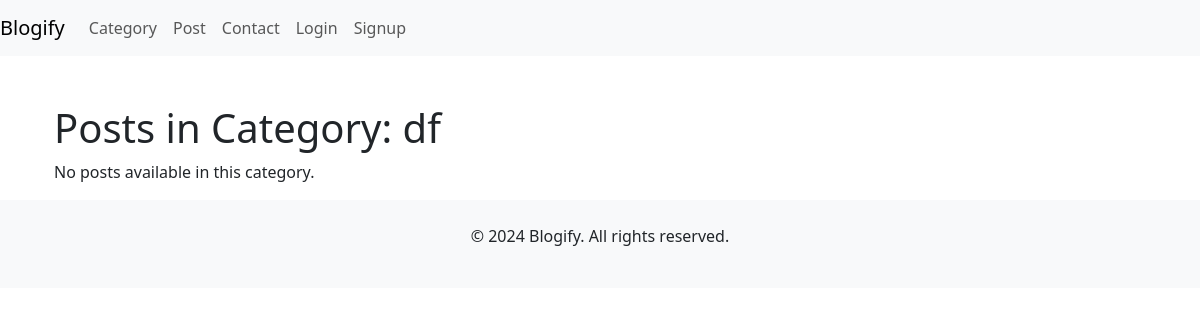
Page /category/3/ on the earlier database version.
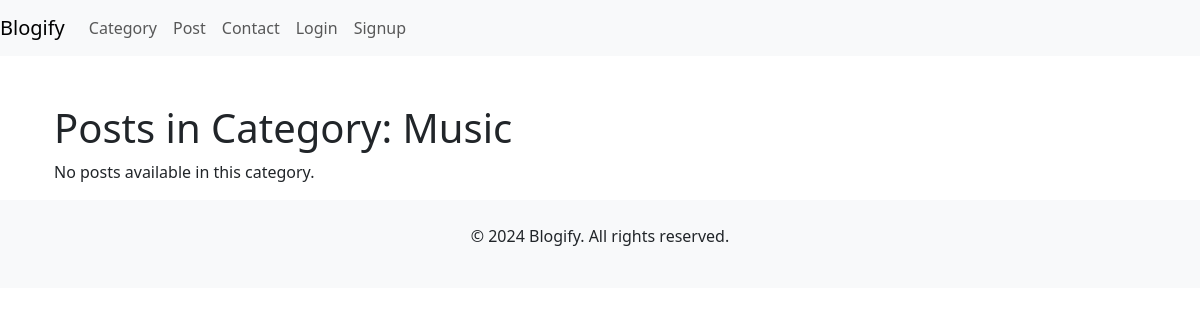
Same page on the later database version.
### blog/models.py (models this page shows, shortened)
class Category(models.Model):
    name = models.CharField(max_length=100, unique=True)
    description = models.TextField(blank=True, null=True)

### blog/views.py (the view)
# urls.py: path('category/<int:category_id>/', views.CategoryPosts, name='category_post'),
def CategoryPosts(request, category_id):
    category = get_object_or_404(Category, id=category_id)
    posts = Post.objects.filter(category=category)
    return render(request, 'category_posts.html', {'category': category, 'posts': posts})

### blog/templates/category_posts.html
{% extends 'blog_base.html' %}
{% block content %}
<div class="container mt-5">
    <h1>Posts in Category: {{ category.name }}</h1>
    {% if posts %}
        <div class="list-group">
            {% for post in posts %}
                <a href="{% url 'post_detail' post.id %}" class="list-group-item list-group-item-action">
                    <h5 class="mb-1">{{ post.title }}</h5>
                    <p class="mb-1">{{ post.content|truncatewords:20 }}</p>
                    <small>Published: {{ post.created_at }}</small>
                </a>
            {% endfor %}
        </div>
        <a href="{% url 'category_list'%}" class="btn btn-secondary">Back</a>
    {% else %}
        <p>No posts available in this category.</p>
    {% endif %}
</div>
{% endblock %}

Differences in the rows shown:
changed Category: name "df" → "Music"
